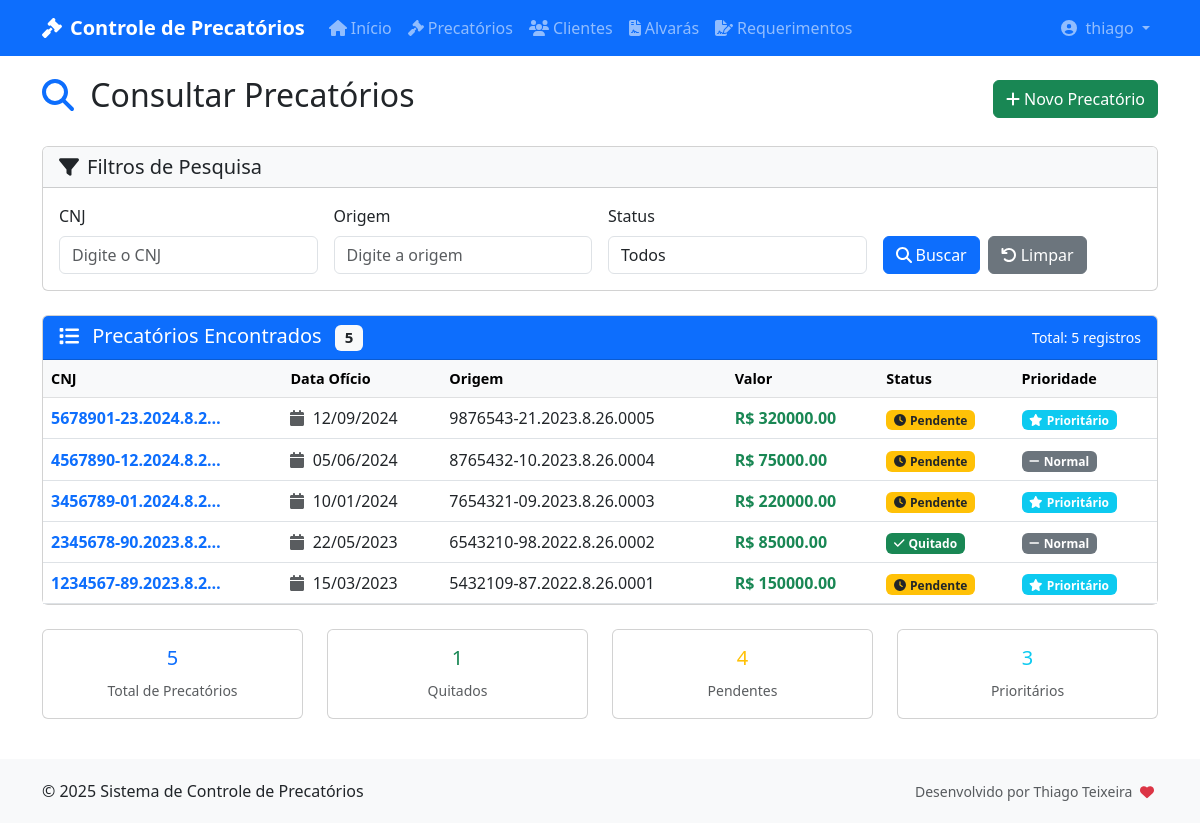
/precatorios/ (signed in), run on the app's committed database.
### precapp/models.py (models this page shows, shortened)
class Precatorio(models.Model):
    cnj = models.CharField(max_length=200, primary_key=True)
    data_oficio = models.DateField()
    orcamento = models.IntegerField(
        validators=[
            MinValueValidator(1988),
            MaxValueValidator(2050)
        ],
        help_text="Ano do orçamento (formato: YYYY)"
    )
    origem = models.CharField(max_length=200)
    quitado = models.BooleanField()
    valor_de_face = models.FloatField()
    ultima_atualizacao = models.FloatField()
    data_ultima_atualizacao = models.DateField()
    percentual_contratuais_assinado = models.FloatField()
    percentual_contratuais_apartado = models.FloatField()
    percentual_sucumbenciais = models.FloatField()
    prioridade_deferida = models.BooleanField()
    acordo_deferido = models.BooleanField()
    clientes = models.ManyToManyField('Cliente', related_name='precatorios')
    class Meta:
        verbose_name = "Precatório"
        verbose_name_plural = "Precatórios"
        ordering = ['-data_oficio']

### precapp/views.py (the view)
# urls.py: path('precatorios/', precatorio_view, name='precatorios'),
@login_required
def precatorio_view(request):
    precatorios = Precatorio.objects.all()
    total_precatorios = precatorios.count()
    quitados = precatorios.filter(quitado=True).count()
    pendentes = precatorios.filter(quitado=False).count()
    prioritarios = precatorios.filter(prioridade_deferida=True).count()
    context = {
        'precatorios': precatorios,
        'total_precatorios': total_precatorios,
        'quitados': quitados,
        'pendentes': pendentes,
        'prioritarios': prioritarios,
    }
    return render(request, 'precapp/precatorio_list.html', context)

### precapp/templates/precapp/precatorio_list.html (shortened to what this page needs)
{% extends 'base.html' %}
{% block content %}
<div class="row">
    <div class="col-12">
        <div class="d-flex justify-content-between align-items-center mb-4">
            <h2>
                <i class="fas fa-search text-primary me-2"></i>
                Consultar Precatórios
            </h2>
            <a href="{% url 'novo_precatorio' %}" class="btn btn-success">
                <i class="fas fa-plus me-1"></i>Novo Precatório
            </a>
        </div>
    </div>
</div>
<div class="row mb-4">
    <div class="col-12">
        <div class="card">
            <div class="card-header bg-light">
                <h5 class="mb-0">
                    <i class="fas fa-filter me-2"></i>Filtros de Pesquisa
                </h5>
            </div>
            <div class="card-body">
                <form method="get" class="row g-3">
                    <div class="col-md-3">
                        <label for="cnj" class="form-label">CNJ</label>
                        <input type="text" class="form-control" id="cnj" name="cnj" placeholder="Digite o CNJ">
                    </div>
                    <div class="col-md-3">
                        <label for="origem" class="form-label">Origem</label>
                        <input type="text" class="form-control" id="origem" name="origem" placeholder="Digite a origem">
                    </div>
                    <div class="col-md-3">
                        <label for="quitado" class="form-label">Status</label>
                        <select class="form-control" id="quitado" name="quitado">
                            <option value="">Todos</option>
                        </select>
                    </div>
                    <div class="col-md-3 d-flex align-items-end">
                        <button type="submit" class="btn btn-primary me-2">
                            <i class="fas fa-search me-1"></i>Buscar
                        </button>
                        <a href="{% url 'precatorios' %}" class="btn btn-secondary">
                            <i class="fas fa-undo me-1"></i>Limpar
                        </a>
                    </div>
                </form>
            </div>
        </div>
    </div>
</div>
<div class="row">
    <div class="col-12">
        <div class="card">
            <div class="card-header bg-primary text-white d-flex justify-content-between align-items-center">
                <h5 class="mb-0">
                    <i class="fas fa-list me-2"></i>
                    Precatórios Encontrados
                    {% if precatorios %}
                        <span class="badge bg-light text-dark ms-2">{{ precatorios|length }}</span>
                    {% endif %}
                </h5>
                {% if precatorios %}
                    <small>Total: {{ precatorios|length }} registro{{ precatorios|length|pluralize }}</small>
                {% endif %}
            </div>
            <div class="card-body p-0">
                {% if precatorios %}
                    <div class="table-responsive">
                        <table class="table table-hover mb-0">
                            <thead class="table-light">
                                <tr>
                                    <th scope="col">CNJ</th>
                                    <th scope="col">Data Ofício</th>
                                    <th scope="col">Origem</th>
                                    <th scope="col">Valor</th>
                                    <th scope="col">Status</th>
                                    <th scope="col">Prioridade</th>
                                </tr>
                            </thead>
                            <tbody>
                                {% for precatorio in precatorios %}
                                    <tr>
                                        <td>
                                            <a href="{% url 'precatorio_detalhe' precatorio.cnj %}"
                                               class="text-decoration-none fw-bold text-primary"
                                               title="Clique para ver detalhes">
                                                {{ precatorio.cnj|truncatechars:20 }}
                                            </a>
                                        </td>
                                        <td>
                                            <i class="fas fa-calendar text-muted me-1"></i>
                                            {{ precatorio.data_oficio|date:"d/m/Y" }}
                                        </td>
                                        <td>{{ precatorio.origem|truncatechars:25 }}</td>
                                        <td>
                                            <span class="text-success fw-bold">
                                                R$ {{ precatorio.valor_de_face|floatformat:2 }}
                                            </span>
                                        </td>
                                        <td>
                                            {% if precatorio.quitado %}
                                                <span class="badge bg-success">
                                                    <i class="fas fa-check me-1"></i>Quitado
                                                </span>
                                            {% else %}
                                                <span class="badge bg-warning text-dark">
                                                    <i class="fas fa-clock me-1"></i>Pendente
                                                </span>
                                            {% endif %}
                                        </td>
                                        <td>
                                            {% if precatorio.prioridade_deferida %}
                                                <span class="badge bg-info">
                                                    <i class="fas fa-star me-1"></i>Prioritário
                                                </span>
                                            {% else %}
                                                <span class="badge bg-secondary">
                                                    <i class="fas fa-minus me-1"></i>Normal
                                                </span>
                                            {% endif %}
                                        </td>
                                    </tr>
                                {% endfor %}
                            </tbody>
                        </table>
                    </div>
                {% endif %}
            </div>
        </div>
    </div>
</div>
{% if precatorios %}
<div class="row mt-4">
    <div class="col-md-3">
        <div class="card text-center">
            <div class="card-body">
                <h5 class="text-primary">{{ total_precatorios }}</h5>
                <small class="text-muted">Total de Precatórios</small>
            </div>
        </div>
    </div>
    <div class="col-md-3">
        <div class="card text-center">
            <div class="card-body">
                <h5 class="text-success">{{ quitados }}</h5>
                <small class="text-muted">Quitados</small>
            </div>
        </div>
    </div>
    <div class="col-md-3">
        <div class="card text-center">
            <div class="card-body">
                <h5 class="text-warning">{{ pendentes }}</h5>
                <small class="text-muted">Pendentes</small>
            </div>
        </div>
    </div>
    <div class="col-md-3">
        <div class="card text-center">
            <div class="card-body">
                <h5 class="text-info">{{ prioritarios }}</h5>
                <small class="text-muted">Prioritários</small>
            </div>
        </div>
    </div>
</div>
{% endif %}
{% endblock %}

### precapp/templates/base.html (shortened to what this page needs)
<!DOCTYPE html>
<html lang="pt-BR">
<head>
    <link href="https://cdn.jsdelivr.net/npm/bootstrap@5.3.0/dist/css/bootstrap.min.css" rel="stylesheet">
</head>
<body>
    <nav class="navbar navbar-expand-lg navbar-dark bg-primary">
        <div class="container">
            <a class="navbar-brand" href="{% url 'home' %}">
                <i class="fas fa-gavel me-2"></i>Controle de Precatórios
            </a>
            <div class="collapse navbar-collapse" id="navbarNav">
                <ul class="navbar-nav me-auto">
                    <li class="nav-item">
                        <a class="nav-link" href="{% url 'home' %}">
                            <i class="fas fa-home me-1"></i>Início
                        </a>
                    </li>
                    <li class="nav-item">
                        <a class="nav-link" href="{% url 'precatorios' %}">
                            <i class="fas fa-gavel me-1"></i>Precatórios
                        </a>
                    </li>
                    <li class="nav-item">
                        <a class="nav-link" href="{% url 'clientes' %}">
                            <i class="fas fa-users me-1"></i>Clientes
                        </a>
                    </li>
                    <li class="nav-item">
                        <a class="nav-link" href="{% url 'alvaras' %}">
                            <i class="fas fa-file-contract me-1"></i>Alvarás
                        </a>
                    </li>
                    <li class="nav-item">
                        <a class="nav-link" href="{% url 'requerimentos' %}">
                            <i class="fas fa-file-signature me-1"></i>Requerimentos
                        </a>
                    </li>
                </ul>
                {% if user.is_authenticated %}
                <ul class="navbar-nav">
                    <li class="nav-item dropdown">
                        <a class="nav-link dropdown-toggle" href="#" id="navbarDropdown" role="button" data-bs-toggle="dropdown">
                            <i class="fas fa-user-circle me-1"></i>
                            {{ user.get_full_name|default:user.username }}
                        </a>
                    </li>
                </ul>
                {% endif %}
            </div>
        </div>
    </nav>
    <div class="container-fluid">
        <div class="container main-content">
            {% block content %}{% endblock %}
        </div>
    </div>
    <footer class="footer mt-auto">
        <div class="container">
            <div class="row">
                <div class="col-md-6">
                    <p class="mb-0">&copy; 2025 Sistema de Controle de Precatórios</p>
                </div>
                <div class="col-md-6 text-end">
                    <p class="mb-0">
                        <small class="text-muted">
                            Desenvolvido por Thiago Teixeira
                            <i class="fas fa-heart text-danger mx-1"></i>
                        </small>
                    </p>
                </div>
            </div>
        </div>
    </footer>
</body>
</html>

### precapp/templates/base.html (style rules this page uses)
.navbar-brand { font-weight: bold; }
.main-content { margin-top: 20px; margin-bottom: 40px; }
.footer { background-color: #f8f9fa; padding: 20px 0; margin-top: auto; }
body { display: flex; flex-direction: column; min-height: 100vh; }
.container-fluid { flex: 1; }

### precapp/templates/precapp/precatorio_list.html (style rules this page uses)
.table th { font-weight: 600; font-size: 0.9rem; }
.table td { vertical-align: middle; }
.badge { font-size: 0.75em; }

### data on the page
Precatorio: cnj "5678901-23.2024.8.2…", data_oficio "12/09/2024", origem "9876543-21.2023.8.26.0005", valor_de_face "320000.00", quitado False (drawn), prioridade_deferida True (drawn)
Precatorio: cnj "4567890-12.2024.8.2…", data_oficio "05/06/2024", origem "8765432-10.2023.8.26.0004", valor_de_face "75000.00", quitado False (drawn), prioridade_deferida False (drawn)
Precatorio: cnj "3456789-01.2024.8.2…", data_oficio "10/01/2024", origem "7654321-09.2023.8.26.0003", valor_de_face "220000.00", quitado False (drawn), prioridade_deferida True (drawn)
Precatorio: cnj "2345678-90.2023.8.2…", data_oficio "22/05/2023", origem "6543210-98.2022.8.26.0002", valor_de_face "85000.00", quitado True (drawn), prioridade_deferida False (drawn)
Precatorio: cnj "1234567-89.2023.8.2…", data_oficio "15/03/2023", origem "5432109-87.2022.8.26.0001", valor_de_face "150000.00", quitado False (drawn), prioridade_deferida True (drawn)

### other printed values
{{ user.get_full_name|default:user.username }} "thiago"
{{ precatorios|length }} "5"
{{ total_precatorios }} "5"
{{ quitados }} "1"
{{ pendentes }} "4"
{{ prioritarios }} "3"
